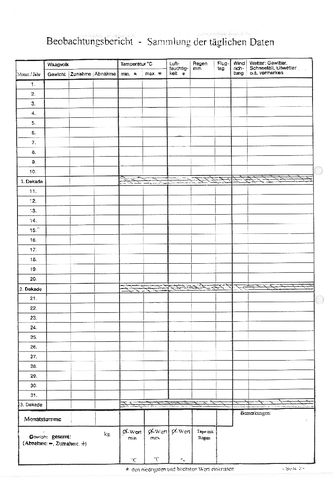
#> input picture data/templates/Niedersach-empty-template.png, 333 x 498 px, shrunk from 780 x 1167 before the run, found by its file name
$ python template_matching_demo.py
#> lines starting #> are read from the running program, lines starting #| are printed output that depends on the picture; after the words box and inside, x2 and y2 are one past the last pixel; in counts of white or black regions, pixels touching at a corner belong together
import numpy as np
import cv2
import logging

logger = logging.getLogger(__name__)

MIN_MATCH_COUNT = 10

img1 = cv2.imread('./examples/Niedersach-empty-template.png', 0)  # queryImage
#> img1 is the input picture: shape (498, 333); min 0, max 255, mean 238.6
img2 = cv2.imread('./examples/Niedersach-examples/Sample_Niedersachsen-4-1.png', 0)  # trainImage
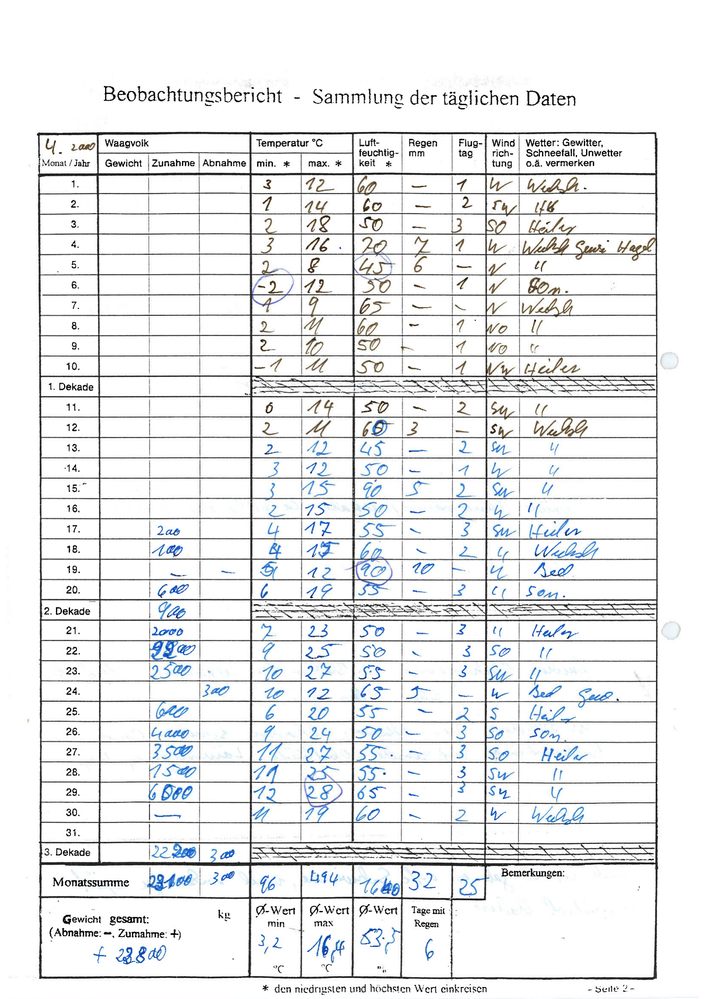
#> input picture data/scans/png/Niedersach-examples/Sample_Niedersachsen-4-1.png, 706 x 999 px, shrunk from 1654 x 2339 before the run, found by its file name
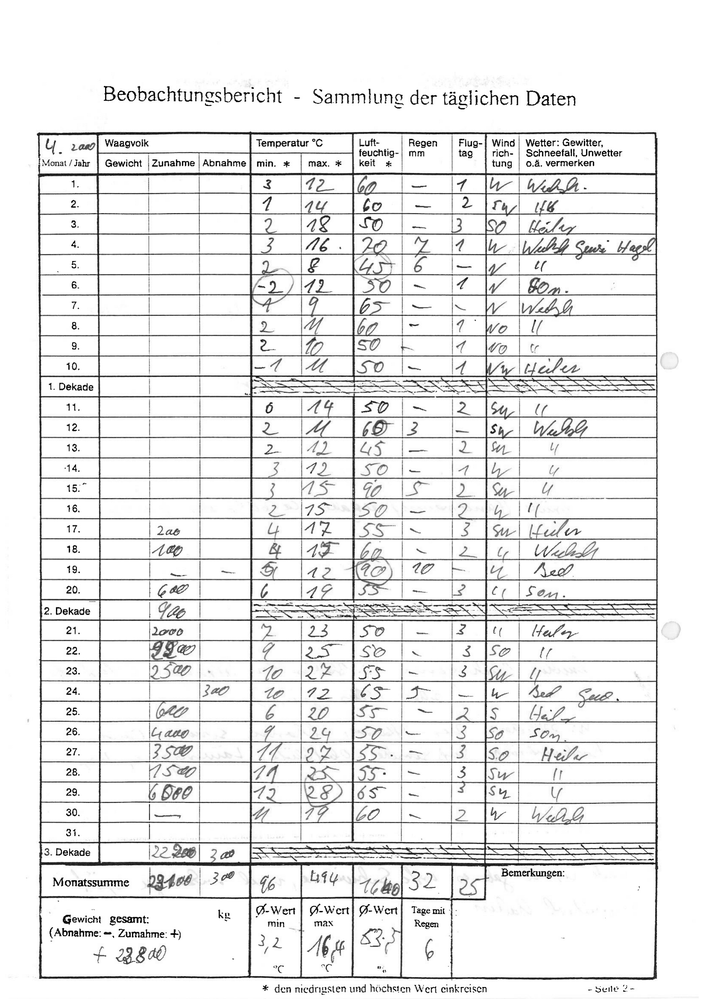
#> img2: shape (999, 706); min 0, max 255, mean 233.5
print(img1, '\n', img2)
#> (printed output is left out)
# Compute SIFT keypoints and descriptors
detector = cv2.SIFT_create()
kp1, des1 = detector.detectAndCompute(img1, None)
#> kp1 = 983 keypoints; strongest (x, y, size): (31, 437, 2.9), (89, 74, 2), (44, 80, 1.9), (204, 438, 2.2)
kp2, des2 = detector.detectAndCompute(img2, None)
#> kp2 = 3921 keypoints; strongest (x, y, size): (279, 93, 2), (105, 933, 1.9), (568, 97, 2), (124, 93, 1.8)

# Initialize and use FLANN
FLANN_INDEX_KDTREE = 0
index_params = dict(algorithm=FLANN_INDEX_KDTREE, trees=5)
search_params = dict(checks=50)
flann = cv2.FlannBasedMatcher(index_params, search_params)
matches = flann.knnMatch(des1, des2, k=2)
#> matches = 983 matches

# Lowe's ratio test
good = []
for m, n in matches:
    if m.distance < 0.7 * n.distance:
        good.append(m)
#> after the loop, good = 139 matches

if len(good) > MIN_MATCH_COUNT:
    # Estimate homography between template and scene
    src_pts = np.float32([kp1[m.queryIdx].pt for m in good]).reshape(-1, 1, 2)
#> src_pts = 139 rows, first 8: [21.34, 220.1], [21.34, 220.1], [21.38, 210.5], [22.41, 375.7], [23.15, 286.3], [23.84, 402.6], [23.84, 402.6], [27.49, 93.53]
    dst_pts = np.float32([kp2[m.trainIdx].pt for m in good]).reshape(-1, 1, 2)
#> dst_pts = 139 rows, first 8: [48.81, 487.5], [48.85, 508.4], [48.86, 467.6], [48.95, 772], [52.02, 605.3], [52.22, 847.8], [52.22, 847.8], [63.41, 243.7]

    M = cv2.findHomography(src_pts, dst_pts, cv2.RANSAC, 5.0)[0]
#> M = [[2.08, -0.0112, 6.93], [0.0132, 2.09, 7.72], [-1.91e-06, 2.07e-06, 1]]

    # Draw detected template in scene image
    h, w = img1.shape
#> h = 498; w = 333
    pts = np.float32([[0, 0],
                      [0, h - 1],
                      [w - 1, h - 1],
                      [w - 1, 0]]).reshape(-1, 1, 2)
#> pts = [[0, 0], [0, 497], [332, 497], [332, 0]]
    dst = cv2.perspectiveTransform(pts, M)
#> dst = [[6.93, 7.72], [1.35, 1044.4], [691.7, 1049.4], [698, 12.12]]

    img2 = cv2.polylines(img2, [np.int32(dst)], True, 255, 3, cv2.LINE_AA)
#> img2: shape (999, 706); 0.01% of pixels changed, all inside (x1, y1, x2, y2) = (5, 516, 695, 999)

    h1, w1 = img1.shape
#> h1 = 498; w1 = 333
    h2, w2 = img2.shape
#> h2 = 999; w2 = 706
    nWidth = w1 + w2
#> nWidth = 1039
    nHeight = max(h1, h2)
    hdif = int((h2 - h1) / 2)
    newimg = np.zeros((nHeight, nWidth, 3), np.uint8)

    print("h1: ", h1, " h2:", h2, " w1:", w1, " w2:", w2, " hdif: ", hdif, "newimg size: ", newimg.shape, " img:",
          img1.shape)
#| h1:  498  h2: 999  w1: 333  w2: 706  hdif:  250 newimg size:  (999, 1039, 3)  img: (498, 333)

    for i in range(3):
        newimg[hdif:hdif + h1, :w1, i] = img1
        newimg[:h2, w1:nWidth, i] = img2
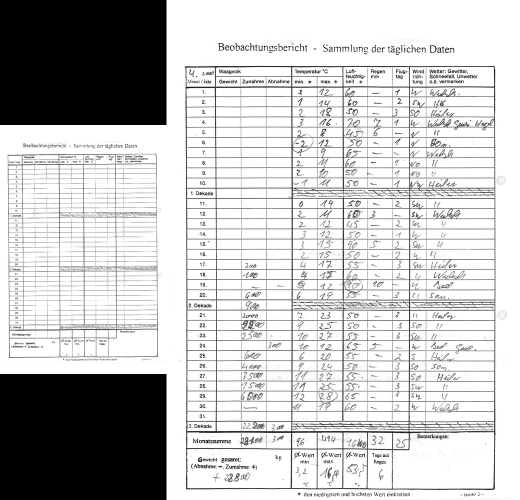
#> newimg: shape (999, 1039, 3) (shown at 1/2 size); min 0, max 255, mean 196.8

    # Draw SIFT keypoint matches
    for m in good:
        pt1 = (int(kp1[m.queryIdx].pt[0]), int(kp1[m.queryIdx].pt[1] + hdif))
        pt2 = (int(kp2[m.trainIdx].pt[0] + w1), int(kp2[m.trainIdx].pt[1]))
        cv2.line(newimg, pt1, pt2, (255, 0, 0))
#> this loop made 139 passes
#> (pt1, pt2) on passes 1 to 12: ((21, 470), (381, 487)), ((21, 470), (381, 508)), ((21, 460), (381, 467)), ((22, 625), (381, 772)), ((23, 536), (385, 605)), ((23, 652), (385, 847)), ((23, 652), (385, 847)), ((27, 343), (396, 243)), ((27, 353), (396, 223)), ((27, 372), (396, 243)), ((27, 372), (396, 243)), ((27, 362), (396, 243))
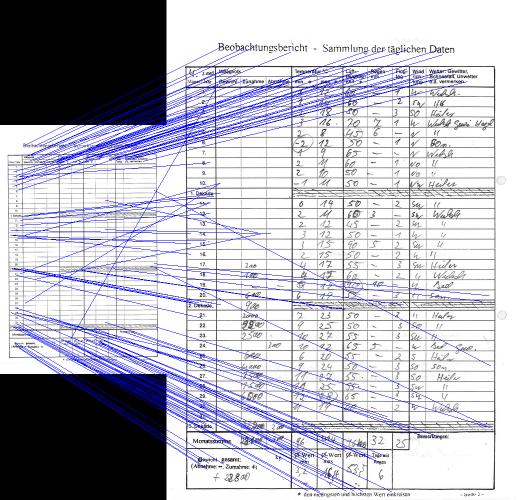
#> newimg: shape (999, 1039, 3) (shown at 1/2 size); 5.11% of pixels changed, all inside (x1, y1, x2, y2) = (21, 93, 981, 990); drawn as B, G, R

    cv2.imwrite('../PythonSIFT-master/out/out4.png', newimg)
    # plt.imshow(newimg)
    # plt.show()
else:
    print("Not enough matches are found - %d/%d" % (len(good), MIN_MATCH_COUNT))
